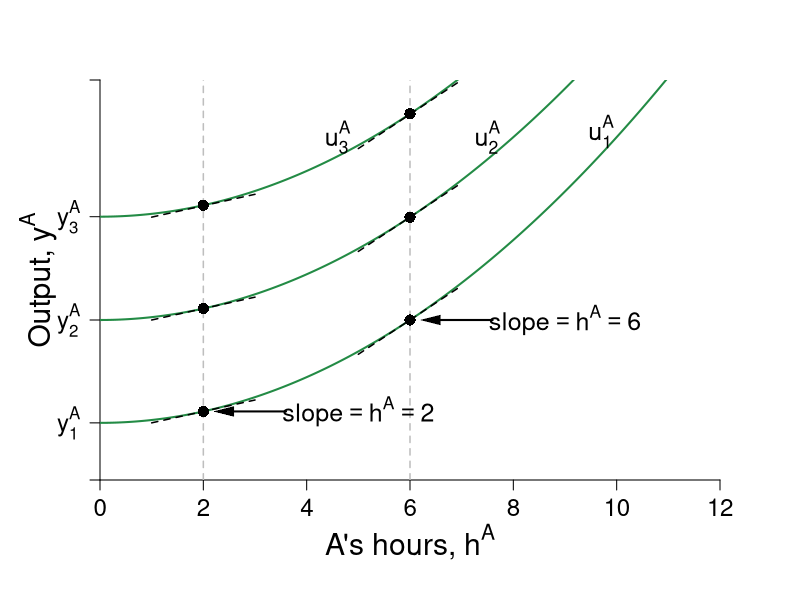

Source code (R):
require(shape)
pdf(file = "coordination_failures/coord_indiff_ya/coord_indiff_ya.pdf", width = 9, height = 7)

#Set parameters for graphics
pointsize <- 1.8
axislabelsize <- 1.8
labelsize <- 1.5
namesize <- 1.8
annotatesize <- 1.5
graphlinewidth <- 2
segmentlinewidth <- 1.5

COL <- c("#7fc97f", "#beaed4", "#fdc086", "#ffff99", "#386cb0", "#f0027f", "#bf5b17", "#666666")
COLA <- c("#99d8c9","#66c2a4","#41ae76", "#238b45", "#005824")
COLB <- c("#4eb3d3", "#2b8cbe", "#0868ac","#084081")

par(mar =  c(6, 5, 4, 4))

indiffA <- function(ea, uA = 46.08) {
  uA + (1/2)*(ea)^2
}

mrsA <- function(ea){
  ea
}

slopeline <- function(ea, yint = 0.5, slope = 2){
  yint + slope*ea
}


xlims <- c(0, 12)
ylims <- c(0, 70)

npts <- 501 
x <- seq(xlims[1], xlims[2], length.out = npts)
y <- seq(ylims[1], ylims[2], length.out = npts) 
a <- c(12, 46.08, 90)

#B's value when at A's bliss point
#0.35*log(5.88) + 0.35*log(8.88) + 0.5*log(10 - 5.88) + 0.5*log(15 - 8.88) 

#B's bliss point x = 4.11765; y = 6.17647
#A's value when at A's bliss point
#0.5*log(4.11765) + 0.5*log(6.17647) + 0.35*log(10 - 4.11765) + 0.35*log(15 - 6.17647) 


plot(0, 0, xlim = xlims, ylim = ylims, type = "n",
     xlab = expression(paste("")),
     ylab = expression(paste("")), 
     xaxt = "n", 
     yaxt = "n", 
     cex.lab = axislabelsize, 
     bty = "n",
     xaxs="i", 
     yaxs="i")

# ticksy <- seq(from = 0, to = ylims[2], by = 2)
# ylabels <- seq(from = 0, to = ylims[2], by = 2)
ticksx <- seq(from = 0, to = xlims[2], by = 2)
xlabels <- seq(from = 0, to = xlims[2], by = 2)
ticksy <- c(0, 10, 28, 46.08, 70)
ylabels <- c(NA, expression(paste(y[1]^A)), expression(paste(y[2]^A)), expression(paste(y[3]^A)), NA)
# ticksx <- c(0, 6.9, 12, 9.6, 16, 24, 26)
# xlabels <- c(NA, expression(paste(e^A,"*")), expression(paste(1/2*beta)), expression(paste(e^{AN})), expression(paste(alpha)), expression(paste(1/beta)), NA)

axis(1, at = ticksx, pos = 0, labels = xlabels, cex.axis= labelsize - 0.05)
axis(2, at = ticksy, pos = 0, labels = ylabels, las = 1, cex.axis= labelsize - 0.05)

npts <- 500 
xx1 <- seq(xlims[1], xlims[2], length.out = npts)

lines(xx1, indiffA(xx1, uA = 10), col = COLA[4], lwd = graphlinewidth)
lines(xx1, indiffA(xx1, uA = 28), col = COLA[4], lwd = graphlinewidth)
lines(xx1, indiffA(xx1, uA = 46.08), col = COLA[4], lwd = graphlinewidth)
# lines(xx1, brfB(xx1, alpha = 16, beta = 1/24), col = COLB[4], lwd = graphlinewidth)
# lines(xx1, brfPEA(xx1, alpha = 16, beta = 1/24), col = COLA[4], lwd = graphlinewidth)
# lines(xx1, brfPEB(xx1, alpha = 16, beta = 1/24), col = COLB[4], lwd = graphlinewidth)

# contour(x, y, 
#         outer(x, y, uA),
#         #labels = c("v1", "v2", "v3"),
#         drawlabels = FALSE,
#         col = COLA[3],
#         #xlab = expression(paste("A's Apples, ", x)),
#         #ylab = expression(paste("A's Oranges, ", y)),
#         #cex.lab = axislabelsize,
#         lwd = graphlinewidth,
#         levels = a, 
#         xaxs="i", 
#         yaxs="i", 
#         add = TRUE)


segments(2, 0, 2, ylims[2], lty = 2, col = "gray" , lwd = segmentlinewidth)
segments(6, 0, 6, ylims[2], lty = 2, col = "gray" , lwd = segmentlinewidth)


mtext(expression(paste("A's hours, ", h^A)), side=1, line = 3.2, cex = axislabelsize)
text(-1.2, 35, expression(paste("Output, ", y^A)), xpd = TRUE, cex = axislabelsize, srt = 90)
#
text(5, 12, expression(paste("slope", phantom()==h^A, phantom() == 2)), cex = annotatesize)
Arrows(3.6, 12, 2.4, 12, col = "black", lty = 1, lwd = 2, arr.type = "triangle", arr.lwd = 0.5)
#
text(9, 28, expression(paste("slope", phantom()==h^A, phantom() == 6)), cex = annotatesize)
Arrows(7.6, 28, 6.4, 28, col = "black", lty = 1, lwd = 2, arr.type = "triangle", arr.lwd = 0.5)

#Label the iso-welfare functions for the HG, Aisha
text(9.7, 61, expression(u[1]^A), cex = annotatesize)
text(7.5, 60, expression(u[2]^A), cex = annotatesize)
text(4.6, 60, expression(u[3]^A), cex = annotatesize)




lowint <- c(8, 26, 44)

slopex1 <- seq(1,3,length.out = 200)
lines(slopex1, slopeline(slopex1, yint = lowint[1], slope = mrsA(ea = 2)), col = "black", lty = 2, lwd = segmentlinewidth)
lines(slopex1, slopeline(slopex1, yint = lowint[2], slope = mrsA(ea = 2)), col = "black", lty = 2, lwd = segmentlinewidth)
lines(slopex1, slopeline(slopex1, yint = lowint[3], slope = mrsA(ea = 2)), col = "black", lty = 2, lwd = segmentlinewidth)

highint <- c(-8, 10, 28)
slopex2 <- seq(5,7,length.out = 200)
lines(slopex2, slopeline(slopex2, yint = highint[1], slope = mrsA(ea = 6)), col = "black", lty = 2, lwd = segmentlinewidth)
lines(slopex2, slopeline(slopex2, yint = highint[2], slope = mrsA(ea = 6)), col = "black", lty = 2, lwd = segmentlinewidth)
lines(slopex2, slopeline(slopex2, yint = highint[3], slope = mrsA(ea = 6)), col = "black", lty = 2, lwd = segmentlinewidth)


firstpointsx <- c(2, 2, 2)
firstpointsy <- c(indiffA(ea = firstpointsx[1], uA = 10), indiffA(ea = firstpointsx[2], uA = 28), indiffA(ea = firstpointsx[3], uA = 46.08))
points(firstpointsx, firstpointsy, pch = 16, col = "black", cex = 1.5)

secondpointsx <- c(6, 6, 6)
secondpointsy <- c(indiffA(ea = 6, uA = 10), indiffA(ea = 6, uA = 28), indiffA(ea = 6, uA = 46.08))
points(secondpointsx, secondpointsy, pch = 16, col = "black", cex = 1.5)


dev.off()
